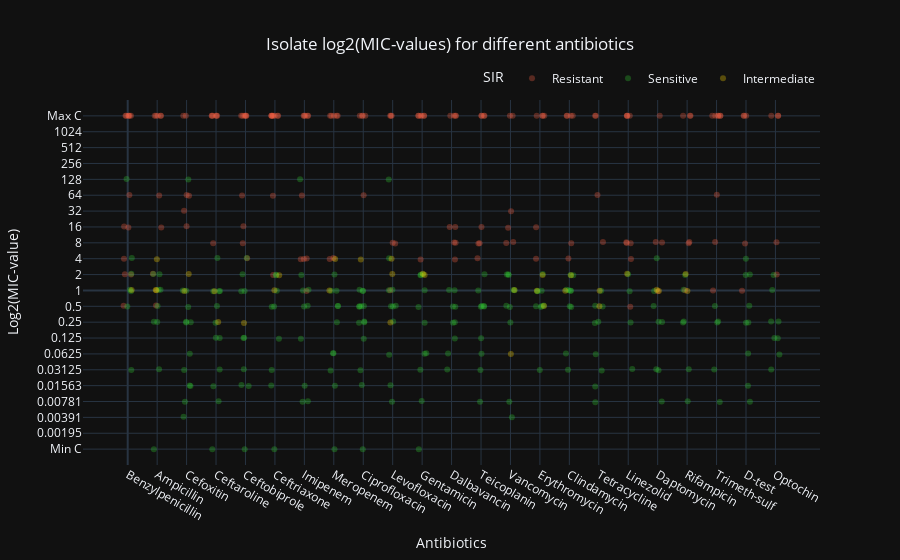

Notebook cell for this chart:
### Code cell
def main():
    # Load files
    chosen_isolates_list = pd.read_csv("Chosen_isolates_list.csv")
    CIB = pd.ExcelFile("CIB_TF-data_AllIsolates_20230302.xlsx")
    matrix_EU = pd.read_excel(CIB, "matrix EU")
    
    # Rename a long name for plotting purposes
    matrix_EU.rename(columns={"Trimethoprim-sulfamethoxazole": "Trimeth-sulf"}, inplace=True)
    
    # Select isolates
    chosen_isolates = extract_chosen_isolates(chosen_isolates_list, matrix_EU)
    
    # List of antiiotic names
    antibiotics = list(chosen_isolates.columns[3:])    
     
    # Extract all SIRs for an antibiotic.
    chosen_isolates_SIR = extract_SIR(chosen_isolates, antibiotics)
    
    # Remove the tuples that have None in their SIR data
    filtered_chosen_isolates_SIR = filter_mic_values(chosen_isolates_SIR)
    
    # Extract the mic-values of each isolate for each antibiotic.
    mic_data = extract_mic_data(filtered_chosen_isolates_SIR, antibiotics)
    
    # Create dataframe used for plotting
    plot_df = create_plot_df(antibiotics, mic_data)
    
    plotly_dotplot(plot_df, antibiotics)
    
if __name__ == "__main__":
    main()

### Figure 1 — Plotly figure (JSON) as saved in the notebook; plotly's stock layout.template omitted (floating-point values rounded to 4 significant figures; data arrays with more than 128 entries replaced by an {"elided": "..."} marker saying what was removed)
{"data": [{"customdata": {"elided": "167x2 mixed values"}, "hovertemplate": "<b>%{hovertext}</b><br><br>SIR=Resistant<br>Log2(MIC-value)=%{y:.0f}<br>Scale=%{customdata[0]}<br>Pathogen=%{customdata[1]}<extra></extra>", "hovertext": {"elided": "167 str values"}, "legendgroup": "Resistant", "marker": {"color": "tomato", "opacity": 0.3, "symbol": "circle"}, "mode": "markers", "name": "Resistant", "orientation": "v", "showlegend": true, "type": "scatter", "x": {"elided": "167 float values"}, "xaxis": "x", "y": {"elided": "167 float values"}, "yaxis": "y"}, {"customdata": {"elided": "214x2 mixed values"}, "hovertemplate": "<b>%{hovertext}</b><br><br>SIR=Sensitive<br>Log2(MIC-value)=%{y:.0f}<br>Scale=%{customdata[0]}<br>Pathogen=%{customdata[1]}<extra></extra>", "hovertext": {"elided": "214 str values"}, "legendgroup": "Sensitive", "marker": {"color": "limegreen", "opacity": 0.3, "symbol": "circle"}, "mode": "markers", "name": "Sensitive", "orientation": "v", "showlegend": true, "type": "scatter", "x": {"elided": "214 float values"}, "xaxis": "x", "y": {"elided": "214 float values"}, "yaxis": "y"}, {"customdata": [[true, "Streptococcus mitis"], [true, "Streptococcus pneumoniae"], [true, "Streptococcus mitis"], [true, "Streptococcus mitis"], [true, "Streptococcus oralis"], [true, "Streptococcus oralis"], [true, "Streptococcus mitis"], [true, "Streptococcus mitis"], [true, "Streptococcus oralis"], [true, "Streptococcus oralis"], [true, "Streptococcus pneumoniae"], [true, "Streptococcus pneumoniae"], [true, "Streptococcus pneumoniae"], [true, "Streptococcus pneumoniae"], [true, "Enterococcus faecalis"], [true, "Enterococcus faecalis"], [true, "Staphylococcus capitis"], [true, "Staphylococcus capitis"], [true, "Staphylococcus epidermidis"], [true, "Staphylococcus hominis"], [true, "Staphylococcus aureus"], [true, "Streptococcus pneumoniae"], [true, "Streptococcus pneumoniae"], [true, "Streptococcus pneumoniae"], [true, "Streptococcus pneumoniae"], [true, "Streptococcus pneumoniae"], [true, "Staphylococcus epidermidis"], [true, "Staphylococcus epidermidis"], [true, "Staphylococcus epidermidis"], [true, "Staphylococcus hominis"], [true, "Staphylococcus epidermidis"], [true, "Staphylococcus epidermidis"], [true, "Staphylococcus hominis"]], "hovertemplate": "<b>%{hovertext}</b><br><br>SIR=Intermediate<br>Log2(MIC-value)=%{y:.0f}<br>Scale=%{customdata[0]}<br>Pathogen=%{customdata[1]}<extra></extra>", "hovertext": ["BAR064", "QM1470", "QM870", "QM871", "HV752", "QM138", "QM870", "QM871", "HV752", "QM138", "QM806", "QM1470", "QM326", "QM328", "QM065", "QM294", "QM085", "QM086", "HV146", "HV414", "QM1450", "QM806", "BAR026", "QM1470", "QM027", "QM328", "HV116", "HV146", "QM968", "QM093", "HV953", "QM968", "HV245"], "legendgroup": "Intermediate", "marker": {"color": "gold", "opacity": 0.3, "symbol": "circle"}, "mode": "markers", "name": "Intermediate", "orientation": "v", "showlegend": true, "type": "scatter", "x": [10.09, 14.09, 14.86, 16.02, 18.04, 19.01, 15.06, 16.03, 17.97, 18.95, 0.9747, 6.852, 13.13, 13.9, 0.9909, 2.072, 3.074, 3.95, 8.923, 13.01, 14.14, 0.1333, 0.9514, 1.926, 2.948, 4.983, 5.145, 8.988, 10.02, 16.96, 7.045, 7.917, 8.962], "xaxis": "x", "y": [0.9794, 0.9676, -0.01287, -0.9893, -0.03099, -0.04036, 0.9568, -0.0122, 0.04778, 1.035, 0.008092, -0.001755, 0.02239, -0.02159, 1.965, 1.028, -1.985, -2.045, -2.023, -4.001, -0.9824, 0.02795, 0.02131, -0.03997, -0.04642, 0.01174, 0.9505, 1.034, 1.046, 1.046, 1.985, 1.953, 2.001], "yaxis": "y"}], "layout": {"legend": {"orientation": "h", "title": {"text": "SIR"}, "tracegroupgap": 0, "x": 1, "xanchor": "right", "y": 1.02, "yanchor": "bottom"}, "title": {"text": "Isolate log2(MIC-values) for different antibiotics", "x": 0.5}, "xaxis": {"anchor": "y", "domain": [0, 1], "tickmode": "array", "ticktext": ["Benzylpenicillin", "Ampicillin", "Cefoxitin", "Ceftaroline", "Ceftobiprole", "Ceftriaxone", "Imipenem", "Meropenem", "Ciprofloxacin", "Levofloxacin", "Gentamicin", "Dalbavancin", "Teicoplanin", "Vancomycin", "Erythromycin", "Clindamycin", "Tetracycline", "Linezolid", "Daptomycin", "Rifampicin", "Trimeth-sulf", "D-test", "Optochin"], "tickvals": [0, 1, 2, 3, 4, 5, 6, 7, 8, 9, 10, 11, 12, 13, 14, 15, 16, 17, 18, 19, 20, 21, 22], "title": {"text": "Antibiotics"}}, "yaxis": {"anchor": "x", "domain": [0, 1], "range": [-11, 12], "tickmode": "array", "ticktext": ["Min C", "0.00195", "0.00391", "0.00781", "0.01563", "0.03125", "0.0625", "0.125", "0.25", "0.5", "1", "2", "4", "8", "16", "32", "64", "128", "256", "512", "1024", "Max C"], "tickvals": [-10, -9, -8, -7, -6, -5, -4, -3, -2, -1, 0, 1, 2, 3, 4, 5, 6, 7, 8, 9, 10, 11], "title": {"text": "Log2(MIC-value)"}}}}
